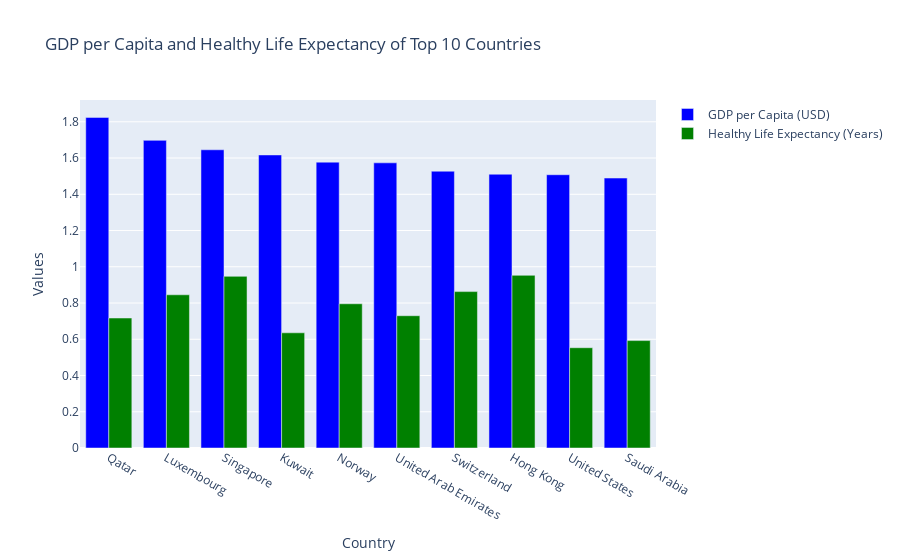

Notebook code for this chart:
### Markdown cell above
### start the vizulization

### Code cell
# create a bar chart named fig1 to show the GDP per capita and Healthy Life Expectancy of these top 10 countries using plotly.

# top 10 countries date
top10

# Create bar chart
fig1 = go.Figure()

# Add bars for GDP per Capita
fig1.add_trace(go.Bar(
    x=top10['Country'],
    y=top10['Economy (GDP per Capita)'],
    name='GDP per Capita (USD)',
    marker_color='blue'
))

# Add bars for Healthy Life Expectancy
fig1.add_trace(go.Bar(
    x=top10['Country'],
    y=top10['Health (Life Expectancy)'],
    name='Healthy Life Expectancy (Years)',
    marker_color='green'
))

# Update layout
fig1.update_layout(
    title='GDP per Capita and Healthy Life Expectancy of Top 10 Countries',
    xaxis_title='Country',
    yaxis_title='Values',
    barmode='group'
)

# Show the plot
fig1.show()

### Figure 1 — Plotly figure (JSON) as saved in the notebook; plotly's stock layout.template omitted (floating-point values rounded to 4 significant figures)
{"data": [{"marker": {"color": "blue"}, "name": "GDP per Capita (USD)", "type": "bar", "x": ["Qatar", "Luxembourg", "Singapore", "Kuwait", "Norway", "United Arab Emirates", "Switzerland", "Hong Kong", "United States", "Saudi Arabia"], "y": [1.824, 1.698, 1.646, 1.617, 1.577, 1.574, 1.527, 1.511, 1.508, 1.49]}, {"marker": {"color": "green"}, "name": "Healthy Life Expectancy (Years)", "type": "bar", "x": ["Qatar", "Luxembourg", "Singapore", "Kuwait", "Norway", "United Arab Emirates", "Switzerland", "Hong Kong", "United States", "Saudi Arabia"], "y": [0.7172, 0.8454, 0.9472, 0.6357, 0.7958, 0.7299, 0.863, 0.9528, 0.5533, 0.5927]}], "layout": {"barmode": "group", "title": {"text": "GDP per Capita and Healthy Life Expectancy of Top 10 Countries"}, "xaxis": {"title": {"text": "Country"}}, "yaxis": {"title": {"text": "Values"}}}}
